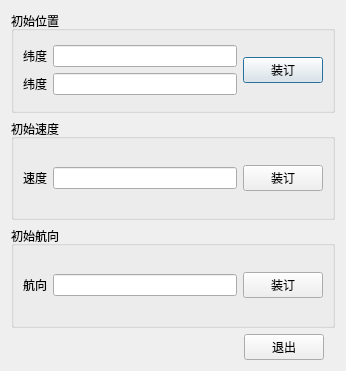
<?xml version="1.0" encoding="UTF-8"?>
<ui version="4.0">
 <class>BookOriDataDialog</class>
 <widget class="QDialog" name="BookOriDataDialog">
  <property name="geometry">
   <rect>
    <x>0</x>
    <y>0</y>
    <width>346</width>
    <height>371</height>
   </rect>
  </property>
  <property name="windowTitle">
   <string>装订初始位置</string>
  </property>
  <property name="modal">
   <bool>true</bool>
  </property>
  <layout class="QGridLayout" name="gridLayout_3">
   <item row="0" column="0">
    <widget class="QGroupBox" name="groupBox">
     <property name="title">
      <string>初始位置</string>
     </property>
     <layout class="QGridLayout" name="gridLayout_7">
      <item row="0" column="0">
       <layout class="QGridLayout" name="gridLayout">
        <item row="0" column="0">
         <widget class="QLabel" name="label">
          <property name="text">
           <string>纬度</string>
          </property>
         </widget>
        </item>
        <item row="0" column="1">
         <widget class="QLineEdit" name="lineEdit"/>
        </item>
        <item row="0" column="2" rowspan="2">
         <widget class="QPushButton" name="pushButton">
          <property name="text">
           <string>装订</string>
          </property>
         </widget>
        </item>
        <item row="1" column="0">
         <widget class="QLabel" name="label_2">
          <property name="text">
           <string>纬度</string>
          </property>
         </widget>
        </item>
        <item row="1" column="1">
         <widget class="QLineEdit" name="lineEdit_2"/>
        </item>
       </layout>
      </item>
     </layout>
    </widget>
   </item>
   <item row="1" column="0">
    <widget class="QGroupBox" name="groupBox_2">
     <property name="title">
      <string>初始速度</string>
     </property>
     <layout class="QGridLayout" name="gridLayout_6">
      <item row="0" column="0">
       <layout class="QGridLayout" name="gridLayout_2">
        <item row="0" column="0">
         <widget class="QLabel" name="label_3">
          <property name="text">
           <string>速度</string>
          </property>
         </widget>
        </item>
        <item row="0" column="1">
         <widget class="QLineEdit" name="lineEdit_3"/>
        </item>
        <item row="0" column="2">
         <widget class="QPushButton" name="pushButton_2">
          <property name="text">
           <string>装订</string>
          </property>
         </widget>
        </item>
       </layout>
      </item>
     </layout>
    </widget>
   </item>
   <item row="2" column="0">
    <widget class="QGroupBox" name="groupBox_3">
     <property name="title">
      <string>初始航向</string>
     </property>
     <layout class="QGridLayout" name="gridLayout_5">
      <item row="0" column="0">
       <layout class="QGridLayout" name="gridLayout_4">
        <item row="0" column="0">
         <widget class="QLabel" name="label_4">
          <property name="text">
           <string>航向</string>
          </property>
         </widget>
        </item>
        <item row="0" column="1">
         <widget class="QLineEdit" name="lineEdit_4"/>
        </item>
        <item row="0" column="2">
         <widget class="QPushButton" name="pushButton_3">
          <property name="text">
           <string>装订</string>
          </property>
         </widget>
        </item>
       </layout>
      </item>
     </layout>
    </widget>
   </item>
   <item row="3" column="0">
    <layout class="QHBoxLayout" name="horizontalLayout_4">
     <property name="leftMargin">
      <number>0</number>
     </property>
     <property name="rightMargin">
      <number>11</number>
     </property>
     <item>
      <spacer name="horizontalSpacer">
       <property name="orientation">
        <enum>Qt::Horizontal</enum>
       </property>
       <property name="sizeHint" stdset="0">
        <size>
         <width>208</width>
         <height>20</height>
        </size>
       </property>
      </spacer>
     </item>
     <item>
      <widget class="QPushButton" name="pushButton_4">
       <property name="text">
        <string>退出</string>
       </property>
      </widget>
     </item>
    </layout>
   </item>
  </layout>
 </widget>
 <resources/>
 <connections/>
</ui>
